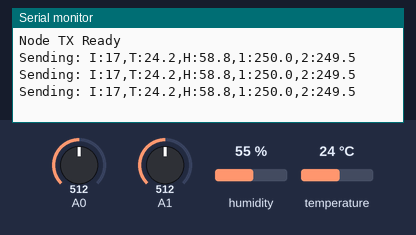
This sketch was run on a simulated Arduino Uno, built with avr-gcc and run on an emulated ATmega328P. Parts: the last lines printed to the serial monitor. The test bench sets the inputs (shaded band); at power-on: humidity 55 %, A0 = 512, A1 = 512, temperature 24 °C. No radio packets arrive unless stated.

Above: at 1.2 s.
1.3 s: humidity set to 22 %
At 2.7 s:
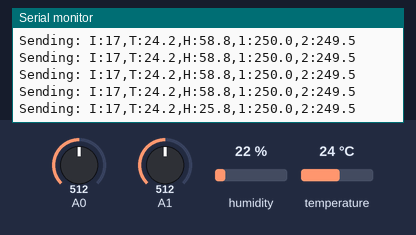
2.8 s: A0 set to 716
At 3.07 s:
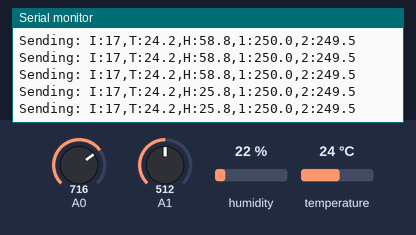
4.3 s: A1 set to 716
At 4.57 s:
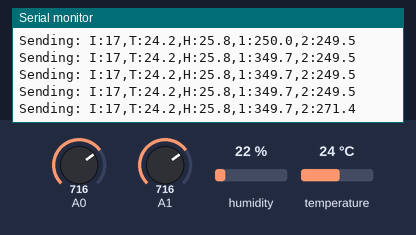
5.8 s: temperature set to 12 °C
At 6.06 s:
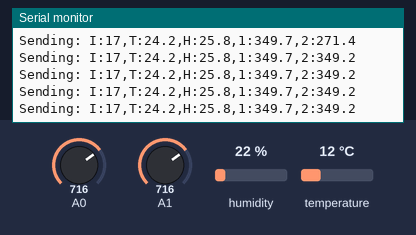
7.3 s: A0 set to 992
At 7.56 s:
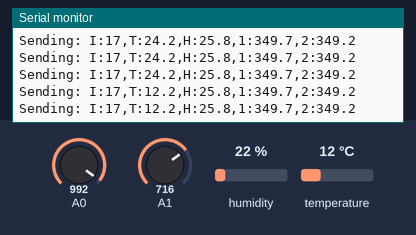
8.8 s: A1 set to 992
At 9.05 s:
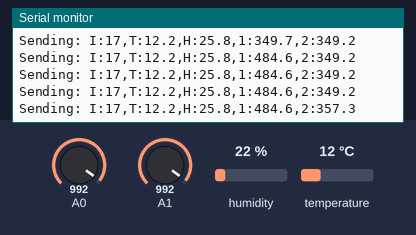
Timing chart, 0 to 11.3 s (numbered marks = the images above; inputs shaded):
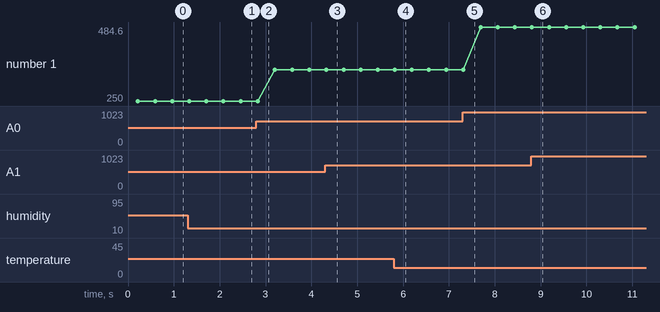

Measured:
- after the input at 1.3 s, the serial monitor: prints a new line after 1.2 s (image 1)
- after the input at 4.3 s, the serial monitor: prints a new line at once (image 3)
- after the input at 8.8 s, the serial monitor: prints a new line at once (image 6)
- plotted number 1: 250 → 349.7 after the input at 2.8 s, 349.7 → 484.6 after the input at 7.3 s

The sketch:

Arduino_TX.ino
```cpp
#include <RH_ASK.h>
#include <SPI.h>
#include "DHT.h"

/**
 * PROJET: HYBRIDE.IO - Node Émetteur RF433 (Arduino)
 * DESCRIPTION: Lit DHT22 + 2x LM35 et envoie via RF433
 * CORRECTIONS INCLUSES: Utilisation de dtostrf() pour la compatibilité des float sur Arduino AVR.
 */

// --- Configuration ---
const int DEVICE_ID = 17;  //Id carte 15
#define DHTPIN 2
#define DHTTYPE DHT22
DHT dht(DHTPIN, DHTTYPE);

// Initialisation du module RF (Par défaut, la broche DATA TX est la pin Digitale 12)
RH_ASK driver;

void setup() {
  Serial.begin(115200);
  dht.begin();

  if (!driver.init()) {
    Serial.println(F("RF Init Fail"));
  }
  Serial.println(F("Node TX Ready"));

  // RAPPEL MATÉRIEL : Si vous voyez "Node TX Ready" en boucle dans le moniteur,
  // ajoutez un condensateur (ex: 100µF) entre le 5V et le GND près de l'émetteur RF !
}

void loop() {
  // 1. Lecture des capteurs
  float h = dht.readHumidity() +3.77;     // DHT22 Humidi
  float t = dht.readTemperature() +0.20;  // DHT22 Temper

  // Lecture LM35 (Moyennage sur 50 lectures pour stabilité)
  float t_lm1 = readLM35(A0) - 0.23;  //**LM35 n°1** Internet
  float t_lm2 = readLM35(A1) - 0.78;  //**LM35 n°6** Externe

  // Vérification des erreurs du capteur DHT
  if (isnan(h) || isnan(t)) {
    Serial.println(F("Erreur de lecture du DHT22!"));
    delay(2000);  // Attendre un peu avant de réessayer
    return;       // On annule l'envoi si le capteur ne répond pas
  }

  // 2. Préparation du message (Correction AVR float avec dtostrf)
  char t_str[8], h_str[8], lm1_str[8], lm2_str[8];

  // Conversion des float en char array: dtostrf(valeur, largeur_min, precision, buffer)
  dtostrf(t, 4, 1, t_str);
  dtostrf(h, 4, 1, h_str);
  dtostrf(t_lm1, 4, 1, lm1_str);
  dtostrf(t_lm2, 4, 1, lm2_str);

  // Formatage final: I:ID, T:Temp, H:Hum, 1:LM1, 2:LM2
  char msg[64];
  snprintf(msg, sizeof(msg), "I:%d,T:%s,H:%s,1:%s,2:%s",
           DEVICE_ID, t_str, h_str, lm1_str, lm2_str);

  // 3. Envoi RF
  Serial.print(F("Sending: "));
  Serial.println(msg);

  driver.send((uint8_t *)msg, strlen(msg));
  driver.waitPacketSent();

  // Attente de 100 msecondes avant le prochain envoi
  delay(100);
}

// --- Fonctions Utilitaires ---

// Fonction pour lire et moyenner les valeurs du LM35
float readLM35(int pin) {
  long sum = 0;
  for (int i = 0; i < 50; i++) {
    sum += analogRead(pin);
    delay(2);  // Petite pause pour laisser l'ADC se stabiliser
  }
  // Formule: (ADC * (VCC_REEL / 1023.0)) * 100.0
  // NB: Si votre Arduino est alimenté en USB, la tension réelle est souvent de 4.7V à 4.8V.
  // Remplacez le "5.0" ci-dessous par la tension exacte mesurée au multimètre pour plus de précision.
  return ((sum / 50.0) * (5.0 / 1023.0)) * 100.0;
}
```
